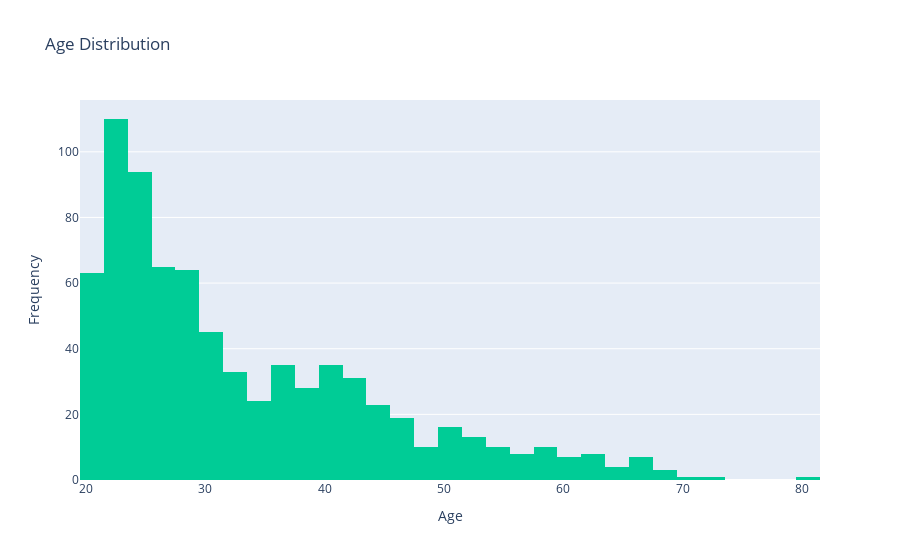

The notebook cell this image was saved under:
### Markdown cell above
#### Age

### Code cell
fig = px.histogram(df_plot, x = 'Age', title='Age Distribution', color_discrete_sequence=['#00CC96'])
fig.update_layout(
    yaxis=dict(title='Frequency')
)
fig.show()

### Figure 1 — Plotly figure (JSON) as saved in the notebook; plotly's stock layout.template omitted (floating-point values rounded to 4 significant figures; data arrays with more than 128 entries replaced by an {"elided": "..."} marker saying what was removed)
{"data": [{"alignmentgroup": "True", "bingroup": "x", "hovertemplate": "Age=%{x}<br>count=%{y}<extra></extra>", "legendgroup": "", "marker": {"color": "#00CC96", "pattern": {"shape": ""}}, "name": "", "offsetgroup": "", "orientation": "v", "showlegend": false, "type": "histogram", "x": {"elided": "768 int values"}, "xaxis": "x", "yaxis": "y"}], "layout": {"barmode": "relative", "legend": {"tracegroupgap": 0}, "title": {"text": "Age Distribution"}, "xaxis": {"anchor": "y", "domain": [0, 1], "title": {"text": "Age"}}, "yaxis": {"anchor": "x", "domain": [0, 1], "title": {"text": "Frequency"}}}}
